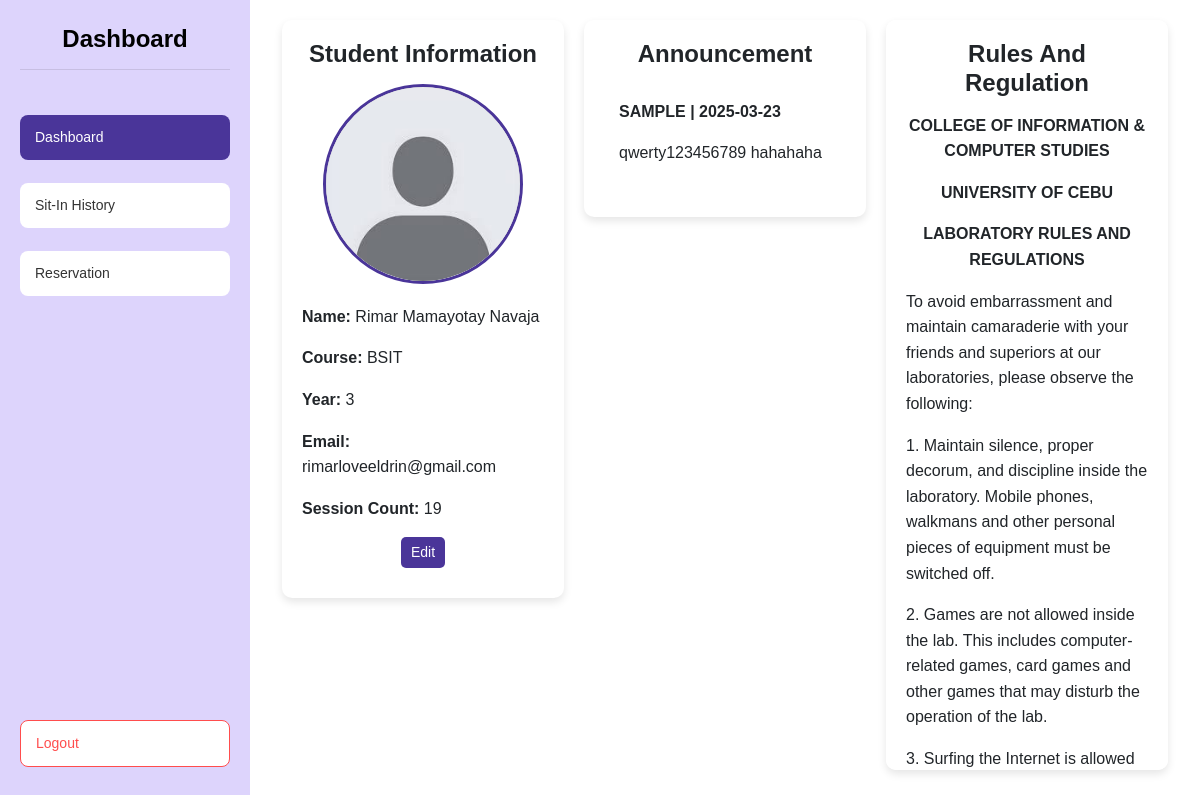
/dashboard (signed in), run on an earlier commit of the app's database.
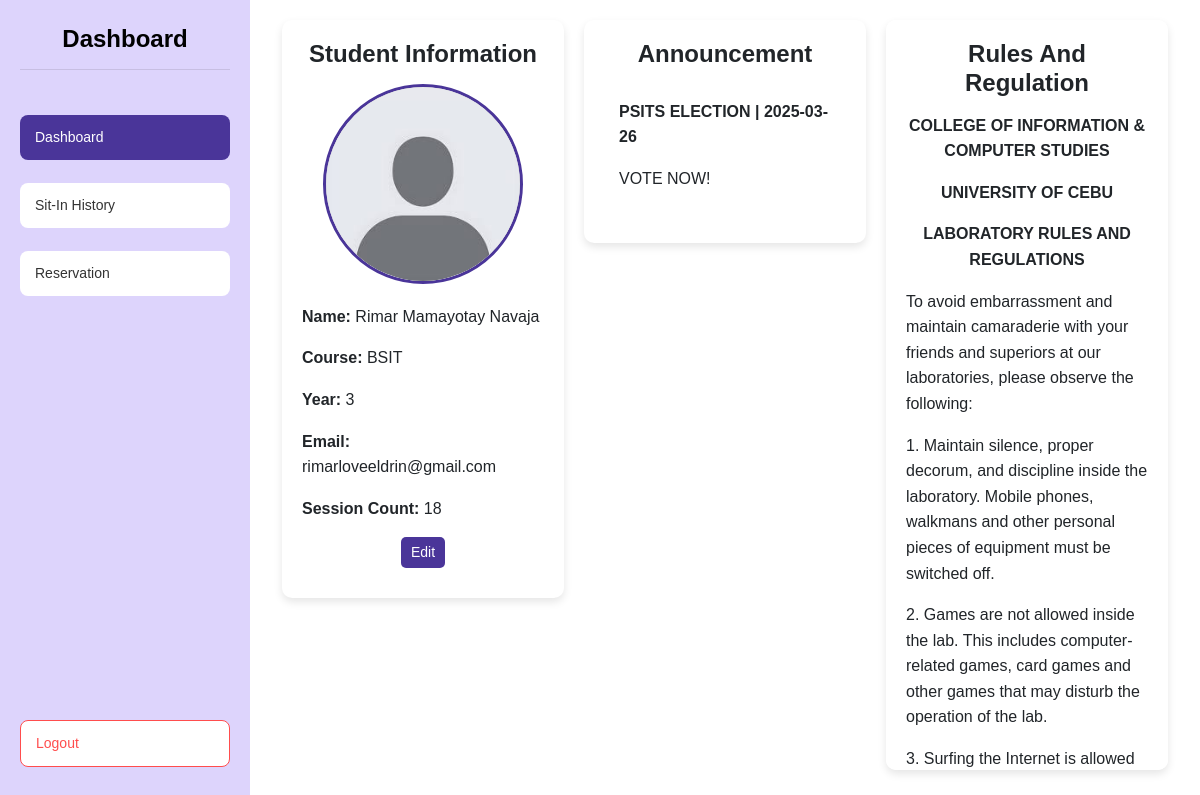
And on a later commit of the database.
### tables this page shows
CREATE TABLE students ( 
idno TEXT PRIMARY KEY,
lastname TEXT NOT NULL,
firstname TEXT NOT NULL,
midname TEXT,
course TEXT NOT NULL,
year_level INTEGER NOT NULL,
email_address TEXT NOT NULL,
username TEXT NOT NULL CHECK (username = idno),
password TEXT NOT NULL,
profile_picture TEXT DEFAULT NULL,
session_count INTEGER DEFAULT 30
);

CREATE TABLE announcements (
    id INTEGER PRIMARY KEY AUTOINCREMENT,
    title TEXT NOT NULL,
    content TEXT NOT NULL,
    created_at TIMESTAMP DEFAULT CURRENT_TIMESTAMP
);

### app.py (the view)
@app.route('/dashboard', methods=['GET'])
@login_required
def dashboard():
    if session.get('user_type') != 'student':
        session.clear()
        return redirect(url_for('login'))
    conn = get_db_connection()
    cursor = conn.cursor()
    cursor.execute("""
        SELECT idno, firstname, lastname, midname, course, year_level, email_address, profile_picture, session_count
        FROM students WHERE idno = ?
    """, (session['user_id'],))
    user = cursor.fetchone()
    cursor.execute("SELECT * FROM announcements ORDER BY created_at DESC")
    announcements = cursor.fetchall()
    conn.close()
    if not user:
        flash("User not found!", "danger")
        return redirect(url_for('logout'))
    session['firstname'] = user['firstname']
    session['lastname'] = user['lastname']
    session['session_count'] = user['session_count']
    user_data = {
        "idno": user["idno"],
        "firstname": user["firstname"],
        "lastname": user["lastname"],
        "midname": user["midname"],
        "course": user["course"] or "N/A",  # Default if empty
        "year_level": user["year_level"] or "N/A",  # Default if empty
        "email_address": user["email_address"] or "N/A",  # Default if empty
        "profile_picture": user["profile_picture"] if user["profile_picture"] else None,  # None if not set
        "session_count": user["session_count"] if user["session_count"] else 0
    }
    return render_template('dashboard.html', user=user_data, announcements=announcements)

### app.py (called while the page is built)
def get_db_connection():
    conn = sqlite3.connect('users.db')
    conn.row_factory = sqlite3.Row
    return conn

def login_required(f):
    @wraps(f)
    def decorated_function(*args, **kwargs):
        if not session.get('user_id'):
            flash("Please log in first!", "warning")
            session.clear()  # Clear any invalid session data
            return redirect(url_for('login'))
        return f(*args, **kwargs)
    return decorated_function

@app.after_request
def add_header(response):
    response.headers['Cache-Control'] = 'no-store, no-cache, must-revalidate, post-check=0, pre-check=0, max-age=0'
    response.headers['Pragma'] = 'no-cache'
    response.headers['Expires'] = '-1'
    return response

@app.before_request
def validate_session():
    if request.endpoint and 'static' in request.endpoint:
        return  # Skip session validation for static files
    if 'user_id' in session:
        session.permanent = True
        session.modified = True
        if session.get('user_type') == 'admin':
            session['is_admin'] = True
            session['last_activity'] = datetime.now().isoformat()

### templates/dashboard.html (shortened to what this page needs)
{% extends "base.html" %}
{% block content %}
<head>
    <link rel="stylesheet" href="static/styles.css">
    <link href="https://cdn.jsdelivr.net/npm/bootstrap@5.3.0/dist/css/bootstrap.min.css" rel="stylesheet">
</head>
<body>
    <div class="dashboard-container">
        <div class="sidebar">
            <h1 class="dashboard-title">Dashboard</h1>
            <a href="{{ url_for('dashboard') }}" class="menu-btn active">Dashboard</a>
            <a href="{{ url_for('sit_in_history') }}" class="menu-btn">Sit-In History</a>
            <a href="{{ url_for('reserve') }}" class="menu-btn">Reservation</a>
            <a href="{{ url_for('logout') }}" class="menu-btn logout-btn">Logout</a>
        </div>
        <div class="content">
            <div class="container">
                <div class="student-info">
                    <h2>Student Information</h2>
                    <div class="profile-container">
                        {% if user['profile_picture'] %}
                            <img src="{{ url_for('static', filename=user['profile_picture']) }}" alt="Profile Picture" class="profile-pic">
                        {% else %}
                            <img src="{{ url_for('static', filename='default-avatar.jpg') }}" alt="Default Profile Picture" class="profile-pic">
                        {% endif %}
                    </div>
                    <p><strong>Name:</strong> {{ user['firstname'] }} {{ user['midname'] }} {{ user['lastname'] }}</p>
                    <p><strong>Course:</strong> {{ user['course'] }}</p>
                    <p><strong>Year:</strong> {{ user['year_level'] }}</p>
                    <p><strong>Email:</strong> {{ user['email_address'] }}</p>
                    <p><strong>Session Count:</strong> {{ user['session_count'] if user['session_count'] else 30 }}</p>
                    <button class="edit-btn" onclick="openModal()">Edit</button>
                </div>
                <div class="announcement">
                    <h2>Announcement</h2>
                    {% for announcement in announcements %}
                    <div class="announcement-item">
                        <p><strong>{{ announcement['title'] }} | {{ announcement['created_at'][:10] }}</strong></p>
                        <p>{{ announcement['content'] }}</p>
                    </div>
                    {% endfor %}
                </div>
                <div class="rules-regulation" style="width: 100%; max-width: 600px; margin-left: auto; margin-right: auto;">
                    <h2>Rules And Regulation</h2>
                    <center><strong><p>COLLEGE OF INFORMATION & COMPUTER STUDIES</p>
                    <p>UNIVERSITY OF CEBU</p>
                    <p>LABORATORY RULES AND REGULATIONS</p></strong></center>
                    <p>To avoid embarrassment and maintain camaraderie with your friends and superiors at our laboratories, please observe the following:</p>
                    <p>1. Maintain silence, proper decorum, and discipline inside the laboratory. Mobile phones, walkmans and other personal pieces of equipment must be switched off.</p>
                    <p>2. Games are not allowed inside the lab. This includes computer-related games, card games and other games that may disturb the operation of the lab.</p>
                    <p>3. Surfing the Internet is allowed only with the permission of the instructor. Downloading and installing of software are strictly prohibited.</p>
                </div>
            </div>
        </div>
    </div>
</body>
</html>
{% endblock %}

What changed in the data, as far as the page shows it:
removed announcements: title "SAMPLE", created_at "2025-03-23", content "qwerty123456789 hahahaha"
changed students "Rimar": session_count "19" → "18"
added announcements: title "PSITS ELECTION", created_at "2025-03-26", content "VOTE NOW!"
